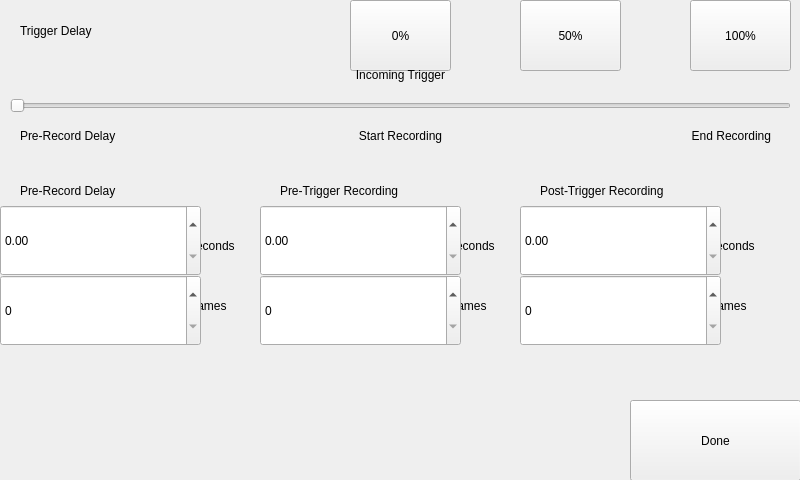
<?xml version="1.0" encoding="UTF-8"?>
<ui version="4.0">
 <class>Form</class>
 <widget class="QWidget" name="Form">
  <property name="geometry">
   <rect>
    <x>0</x>
    <y>0</y>
    <width>800</width>
    <height>480</height>
   </rect>
  </property>
  <property name="windowTitle">
   <string>Trigger Delay</string>
  </property>
  <property name="styleSheet">
   <string notr="true"/>
  </property>
  <widget class="HeaderLabel" name="headerlabel">
   <property name="geometry">
    <rect>
     <x>20</x>
     <y>10</y>
     <width>241</width>
     <height>41</height>
    </rect>
   </property>
   <property name="text">
    <string>Trigger Delay</string>
   </property>
  </widget>
  <widget class="Button" name="ui0Pct">
   <property name="geometry">
    <rect>
     <x>350</x>
     <y>0</y>
     <width>101</width>
     <height>71</height>
    </rect>
   </property>
   <property name="text">
    <string>0%</string>
   </property>
   <property name="clickMarginBottomSetter" stdset="0">
    <enum>Button::half</enum>
   </property>
  </widget>
  <widget class="Button" name="ui50Pct">
   <property name="geometry">
    <rect>
     <x>520</x>
     <y>0</y>
     <width>101</width>
     <height>71</height>
    </rect>
   </property>
   <property name="text">
    <string>50%</string>
   </property>
   <property name="clickMarginBottomSetter" stdset="0">
    <enum>Button::half</enum>
   </property>
  </widget>
  <widget class="Button" name="ui100Pct">
   <property name="geometry">
    <rect>
     <x>690</x>
     <y>0</y>
     <width>101</width>
     <height>71</height>
    </rect>
   </property>
   <property name="text">
    <string>100%</string>
   </property>
   <property name="clickMarginBottomSetter" stdset="0">
    <enum>Button::half</enum>
   </property>
  </widget>
  <widget class="Slider" name="uiTriggerDelaySlider">
   <property name="geometry">
    <rect>
     <x>10</x>
     <y>75</y>
     <width>781</width>
     <height>61</height>
    </rect>
   </property>
   <property name="orientation">
    <enum>Qt::Horizontal</enum>
   </property>
   <property name="invertedControls">
    <bool>true</bool>
   </property>
  </widget>
  <widget class="Label" name="uiPreRecordDelay">
   <property name="geometry">
    <rect>
     <x>20</x>
     <y>125</y>
     <width>161</width>
     <height>21</height>
    </rect>
   </property>
   <property name="text">
    <string>Pre-Record Delay</string>
   </property>
  </widget>
  <widget class="Label" name="uiStartRecording">
   <property name="geometry">
    <rect>
     <x>330</x>
     <y>125</y>
     <width>141</width>
     <height>21</height>
    </rect>
   </property>
   <property name="text">
    <string>Start Recording</string>
   </property>
   <property name="alignment">
    <set>Qt::AlignCenter</set>
   </property>
  </widget>
  <widget class="Label" name="uiEndRecording">
   <property name="geometry">
    <rect>
     <x>630</x>
     <y>125</y>
     <width>141</width>
     <height>21</height>
    </rect>
   </property>
   <property name="text">
    <string>End Recording</string>
   </property>
   <property name="alignment">
    <set>Qt::AlignRight|Qt::AlignTrailing|Qt::AlignVCenter</set>
   </property>
  </widget>
  <widget class="HeaderLabel" name="headerlabel_2">
   <property name="geometry">
    <rect>
     <x>20</x>
     <y>170</y>
     <width>261</width>
     <height>41</height>
    </rect>
   </property>
   <property name="text">
    <string>Pre-Record Delay</string>
   </property>
  </widget>
  <widget class="HeaderLabel" name="headerlabel_3">
   <property name="geometry">
    <rect>
     <x>280</x>
     <y>170</y>
     <width>261</width>
     <height>41</height>
    </rect>
   </property>
   <property name="text">
    <string>Pre-Trigger Recording</string>
   </property>
  </widget>
  <widget class="HeaderLabel" name="headerlabel_4">
   <property name="geometry">
    <rect>
     <x>540</x>
     <y>170</y>
     <width>261</width>
     <height>41</height>
    </rect>
   </property>
   <property name="text">
    <string>Post-Trigger Recording</string>
   </property>
  </widget>
  <widget class="Label" name="label_4">
   <property name="geometry">
    <rect>
     <x>190</x>
     <y>230</y>
     <width>71</width>
     <height>31</height>
    </rect>
   </property>
   <property name="text">
    <string>seconds</string>
   </property>
  </widget>
  <widget class="Label" name="label_5">
   <property name="geometry">
    <rect>
     <x>450</x>
     <y>230</y>
     <width>71</width>
     <height>31</height>
    </rect>
   </property>
   <property name="text">
    <string>seconds</string>
   </property>
  </widget>
  <widget class="Label" name="label_6">
   <property name="geometry">
    <rect>
     <x>710</x>
     <y>230</y>
     <width>71</width>
     <height>31</height>
    </rect>
   </property>
   <property name="text">
    <string>seconds</string>
   </property>
  </widget>
  <widget class="Label" name="label_7">
   <property name="geometry">
    <rect>
     <x>190</x>
     <y>290</y>
     <width>71</width>
     <height>31</height>
    </rect>
   </property>
   <property name="text">
    <string>frames</string>
   </property>
  </widget>
  <widget class="Label" name="label_8">
   <property name="geometry">
    <rect>
     <x>450</x>
     <y>290</y>
     <width>71</width>
     <height>31</height>
    </rect>
   </property>
   <property name="text">
    <string>frames</string>
   </property>
  </widget>
  <widget class="Label" name="label_9">
   <property name="geometry">
    <rect>
     <x>710</x>
     <y>290</y>
     <width>71</width>
     <height>31</height>
    </rect>
   </property>
   <property name="text">
    <string>frames</string>
   </property>
  </widget>
  <widget class="Button" name="uiDone">
   <property name="geometry">
    <rect>
     <x>630</x>
     <y>400</y>
     <width>171</width>
     <height>81</height>
    </rect>
   </property>
   <property name="text">
    <string>Done</string>
   </property>
   <property name="clickMarginLeftSetter" stdset="0">
    <enum>Button::half</enum>
   </property>
  </widget>
  <widget class="DecimalSpinBox" name="uiPreRecordDelaySec">
   <property name="geometry">
    <rect>
     <x>0</x>
     <y>205</y>
     <width>201</width>
     <height>71</height>
    </rect>
   </property>
   <property name="maximum">
    <double>999999999.000000000000000</double>
   </property>
   <property name="clickMarginBottomSetter" stdset="0">
    <enum>DecimalSpinBox::none</enum>
   </property>
  </widget>
  <widget class="SpinBox" name="uiPreRecordDelayFrames">
   <property name="geometry">
    <rect>
     <x>0</x>
     <y>275</y>
     <width>201</width>
     <height>71</height>
    </rect>
   </property>
   <property name="maximum">
    <number>999999999</number>
   </property>
   <property name="clickMarginTopSetter" stdset="0">
    <enum>SpinBox::half</enum>
   </property>
  </widget>
  <widget class="DecimalSpinBox" name="uiPreTriggerRecordingSec">
   <property name="geometry">
    <rect>
     <x>260</x>
     <y>205</y>
     <width>201</width>
     <height>71</height>
    </rect>
   </property>
   <property name="clickMarginBottomSetter" stdset="0">
    <enum>DecimalSpinBox::none</enum>
   </property>
  </widget>
  <widget class="SpinBox" name="uiPreTriggerRecordingFrames">
   <property name="geometry">
    <rect>
     <x>260</x>
     <y>275</y>
     <width>201</width>
     <height>71</height>
    </rect>
   </property>
   <property name="clickMarginTopSetter" stdset="0">
    <enum>SpinBox::half</enum>
   </property>
  </widget>
  <widget class="DecimalSpinBox" name="uiPostTriggerRecordingSec">
   <property name="geometry">
    <rect>
     <x>520</x>
     <y>205</y>
     <width>201</width>
     <height>71</height>
    </rect>
   </property>
   <property name="clickMarginBottomSetter" stdset="0">
    <enum>DecimalSpinBox::none</enum>
   </property>
  </widget>
  <widget class="SpinBox" name="uiPostTriggerRecordingFrames">
   <property name="geometry">
    <rect>
     <x>520</x>
     <y>275</y>
     <width>201</width>
     <height>71</height>
    </rect>
   </property>
   <property name="clickMarginTopSetter" stdset="0">
    <enum>SpinBox::half</enum>
   </property>
  </widget>
  <widget class="Label" name="uiIncomingTrigger">
   <property name="geometry">
    <rect>
     <x>330</x>
     <y>64</y>
     <width>141</width>
     <height>21</height>
    </rect>
   </property>
   <property name="text">
    <string>Incoming Trigger</string>
   </property>
   <property name="alignment">
    <set>Qt::AlignCenter</set>
   </property>
  </widget>
  <widget class="Backdrop" name="backdrop">
   <property name="geometry">
    <rect>
     <x>0</x>
     <y>0</y>
     <width>801</width>
     <height>481</height>
    </rect>
   </property>
  </widget>
  <zorder>backdrop</zorder>
  <zorder>headerlabel</zorder>
  <zorder>ui0Pct</zorder>
  <zorder>ui50Pct</zorder>
  <zorder>ui100Pct</zorder>
  <zorder>uiTriggerDelaySlider</zorder>
  <zorder>uiPreRecordDelay</zorder>
  <zorder>uiStartRecording</zorder>
  <zorder>uiEndRecording</zorder>
  <zorder>headerlabel_2</zorder>
  <zorder>headerlabel_3</zorder>
  <zorder>headerlabel_4</zorder>
  <zorder>label_4</zorder>
  <zorder>label_5</zorder>
  <zorder>label_6</zorder>
  <zorder>label_7</zorder>
  <zorder>label_8</zorder>
  <zorder>label_9</zorder>
  <zorder>uiDone</zorder>
  <zorder>uiPreRecordDelaySec</zorder>
  <zorder>uiPreRecordDelayFrames</zorder>
  <zorder>uiPreTriggerRecordingSec</zorder>
  <zorder>uiPreTriggerRecordingFrames</zorder>
  <zorder>uiPostTriggerRecordingSec</zorder>
  <zorder>uiPostTriggerRecordingFrames</zorder>
  <zorder>uiIncomingTrigger</zorder>
 </widget>
 <customwidgets>
  <customwidget>
   <class>Backdrop</class>
   <extends>QLabel</extends>
   <header>backdrop</header>
  </customwidget>
  <customwidget>
   <class>Button</class>
   <extends>QPushButton</extends>
   <header>button</header>
  </customwidget>
  <customwidget>
   <class>DecimalSpinBox</class>
   <extends>QDoubleSpinBox</extends>
   <header>decimal_spin_box</header>
  </customwidget>
  <customwidget>
   <class>HeaderLabel</class>
   <extends>QLabel</extends>
   <header>header_label</header>
  </customwidget>
  <customwidget>
   <class>Label</class>
   <extends>QLabel</extends>
   <header>label</header>
  </customwidget>
  <customwidget>
   <class>Slider</class>
   <extends>QSlider</extends>
   <header>slider</header>
  </customwidget>
  <customwidget>
   <class>SpinBox</class>
   <extends>QSpinBox</extends>
   <header>spin_box</header>
  </customwidget>
 </customwidgets>
 <tabstops>
  <tabstop>uiDone</tabstop>
  <tabstop>ui0Pct</tabstop>
  <tabstop>ui50Pct</tabstop>
  <tabstop>ui100Pct</tabstop>
  <tabstop>uiTriggerDelaySlider</tabstop>
  <tabstop>uiPreRecordDelaySec</tabstop>
  <tabstop>uiPreTriggerRecordingSec</tabstop>
  <tabstop>uiPostTriggerRecordingSec</tabstop>
  <tabstop>uiPreRecordDelayFrames</tabstop>
  <tabstop>uiPreTriggerRecordingFrames</tabstop>
  <tabstop>uiPostTriggerRecordingFrames</tabstop>
 </tabstops>
 <resources/>
 <connections/>
</ui>
